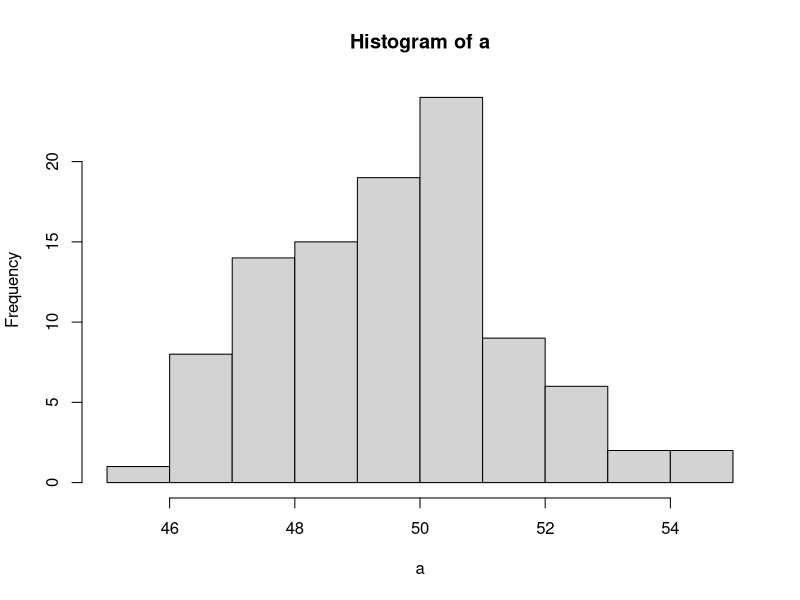
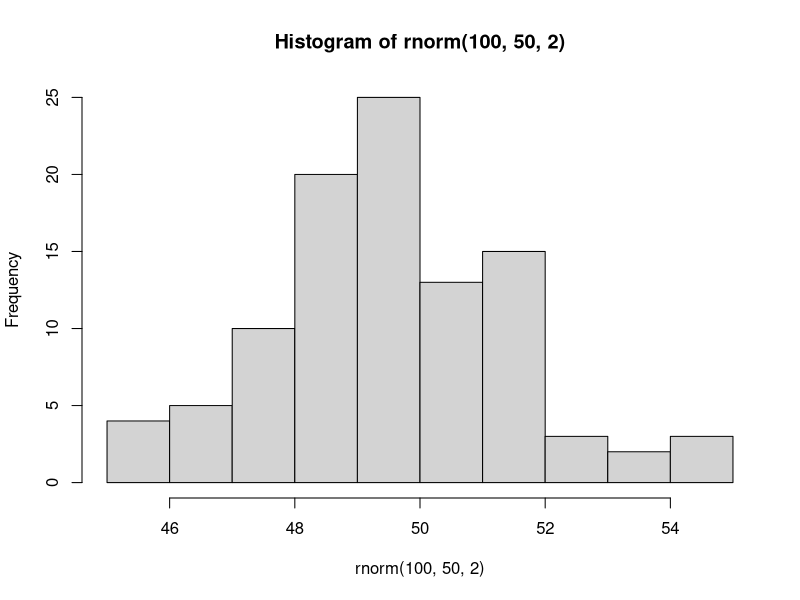
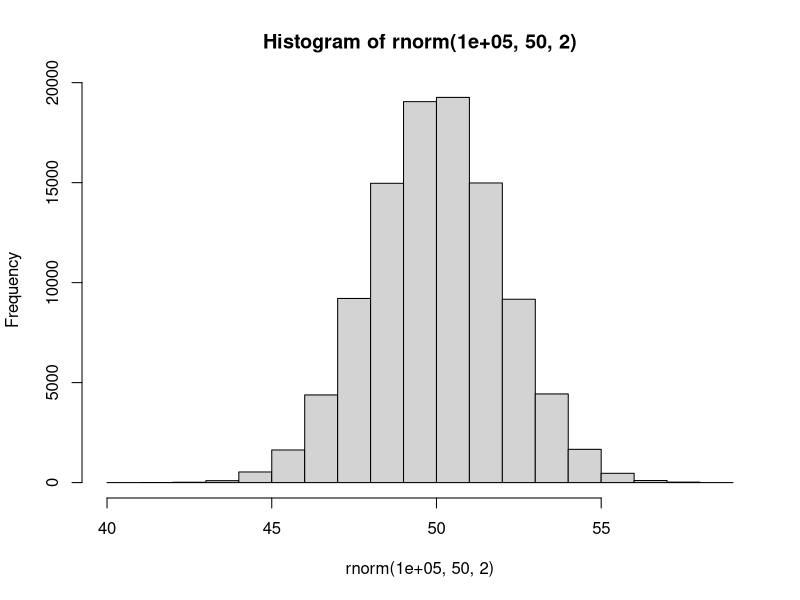
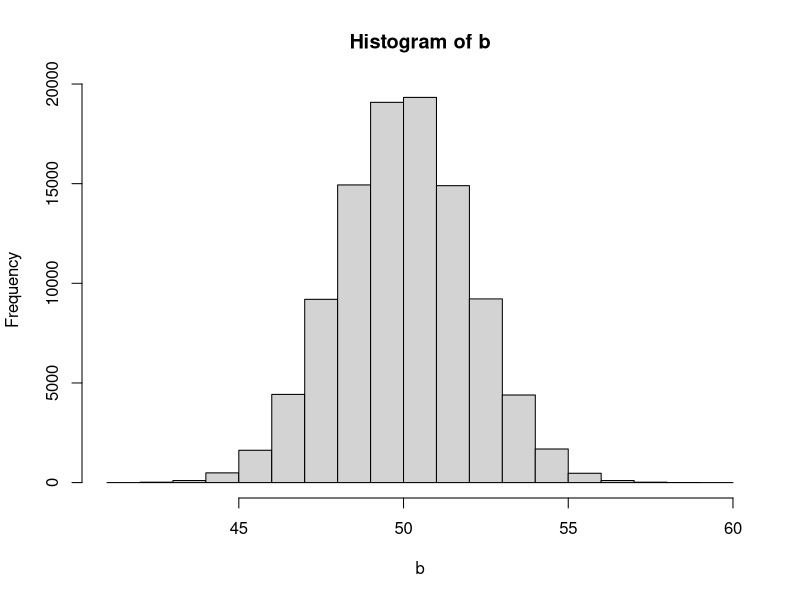
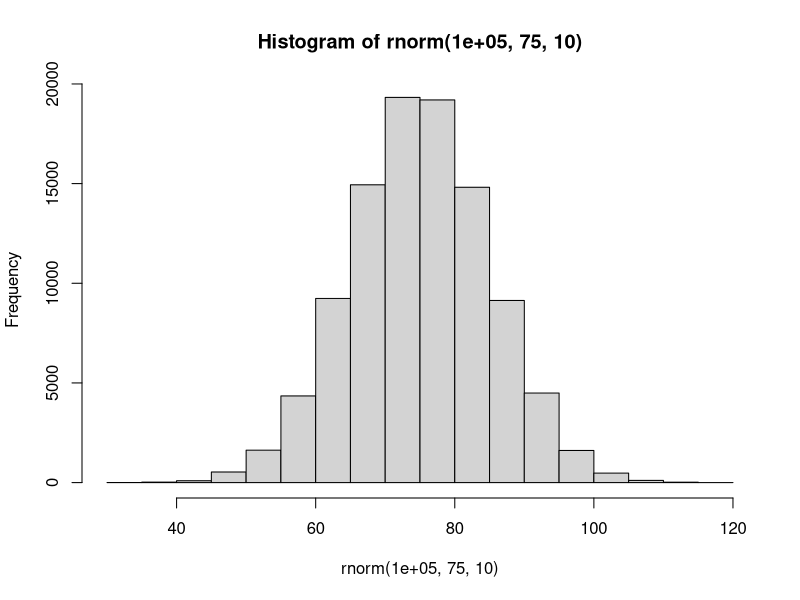
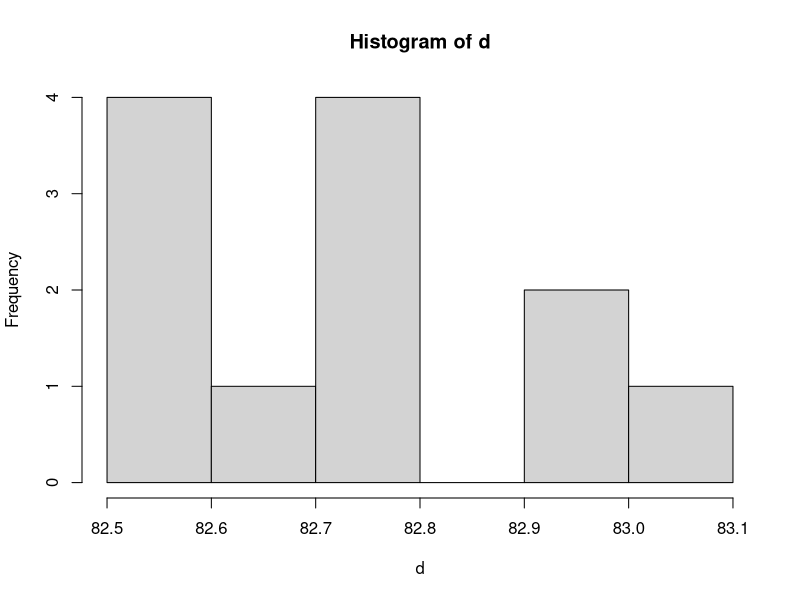

Source code (R) for these figures, in order:
#3.7 Using Descriptive Stats

a <- rnorm(100, 50, 2) #number, mean, standard deviation
str(a)
hist(a)

hist(rnorm(100,50,2))
hist(rnorm(100000,50,2))

b<- rnorm(100000,50,2)
str(b)
mean(b)
sd(b)
hist(b)

hist(rnorm(100000,75,10)) 

c<- (rnorm(100000,75,2)) 
d <- c[c>80]
mean(d)

d <- c[c>82.5]
hist(d)
